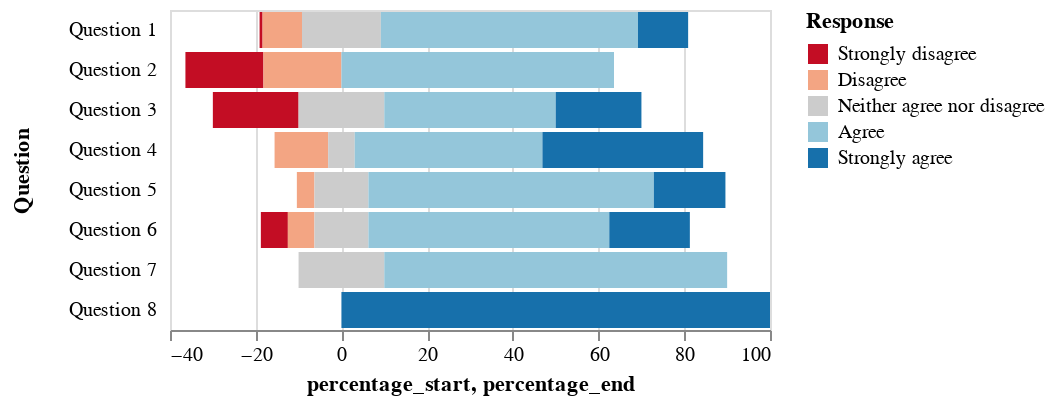

Notebook source saved alongside this figure:
### Code cell
import altair as alt

source = alt.pd.DataFrame([
      {
        "question": "Question 1",
        "type": "Strongly disagree",
        "value": 24,
        "percentage": 0.7,
        "percentage_start": -19.1,
        "percentage_end": -18.4
      },
      {
        "question": "Question 1",
        "type": "Disagree",
        "value": 294,
        "percentage": 9.1,
        "percentage_start": -18.4,
        "percentage_end": -9.2
      },
      {
        "question": "Question 1",
        "type": "Neither agree nor disagree",
        "value": 594,
        "percentage": 18.5,
        "percentage_start": -9.2,
        "percentage_end": 9.2
      },
      {
        "question": "Question 1",
        "type": "Agree",
        "value": 1927,
        "percentage": 59.9,
        "percentage_start": 9.2,
        "percentage_end": 69.2
      },
      {
        "question": "Question 1",
        "type": "Strongly agree",
        "value": 376,
        "percentage": 11.7,
        "percentage_start": 69.2,
        "percentage_end": 80.9
      },

      {
        "question": "Question 2",
        "type": "Strongly disagree",
        "value": 2,
        "percentage": 18.2,
        "percentage_start": -36.4,
        "percentage_end": -18.2
      },
      {
        "question": "Question 2",
        "type": "Disagree",
        "value": 2,
        "percentage": 18.2,
        "percentage_start": -18.2,
        "percentage_end": 0
      },
      {
        "question": "Question 2",
        "type": "Neither agree nor disagree",
        "value": 0,
        "percentage": 0,
        "percentage_start": 0,
        "percentage_end": 0
      },
      {
        "question": "Question 2",
        "type": "Agree",
        "value": 7,
        "percentage": 63.6,
        "percentage_start": 0,
        "percentage_end": 63.6
      },
      {
        "question": "Question 2",
        "type": "Strongly agree",
        "value": 11,
        "percentage": 0,
        "percentage_start": 63.6,
        "percentage_end": 63.6
      },

      {
        "question": "Question 3",
        "type": "Strongly disagree",
        "value": 2,
        "percentage": 20,
        "percentage_start": -30,
        "percentage_end": -10
      },
      {
        "question": "Question 3",
        "type": "Disagree",
        "value": 0,
        "percentage": 0,
        "percentage_start": -10,
        "percentage_end": -10
      },
      {
        "question": "Question 3",
        "type": "Neither agree nor disagree",
        "value": 2,
        "percentage": 20,
        "percentage_start": -10,
        "percentage_end": 10
      },
      {
        "question": "Question 3",
        "type": "Agree",
        "value": 4,
        "percentage": 40,
        "percentage_start": 10,
        "percentage_end": 50
      },
      {
        "question": "Question 3",
        "type": "Strongly agree",
        "value": 2,
        "percentage": 20,
        "percentage_start": 50,
        "percentage_end": 70
      },

      {
        "question": "Question 4",
        "type": "Strongly disagree",
        "value": 0,
        "percentage": 0,
        "percentage_start": -15.6,
        "percentage_end": -15.6
      },
      {
        "question": "Question 4",
        "type": "Disagree",
        "value": 2,
        "percentage": 12.5,
        "percentage_start": -15.6,
        "percentage_end": -3.1
      },
      {
        "question": "Question 4",
        "type": "Neither agree nor disagree",
        "value": 1,
        "percentage": 6.3,
        "percentage_start": -3.1,
        "percentage_end": 3.1
      },
      {
        "question": "Question 4",
        "type": "Agree",
        "value": 7,
        "percentage": 43.8,
        "percentage_start": 3.1,
        "percentage_end": 46.9
      },
      {
        "question": "Question 4",
        "type": "Strongly agree",
        "value": 6,
        "percentage": 37.5,
        "percentage_start": 46.9,
        "percentage_end": 84.4
      },

      {
        "question": "Question 5",
        "type": "Strongly disagree",
        "value": 0,
        "percentage": 0,
        "percentage_start": -10.4,
        "percentage_end": -10.4
      },
      {
        "question": "Question 5",
        "type": "Disagree",
        "value": 1,
        "percentage": 4.2,
        "percentage_start": -10.4,
        "percentage_end": -6.3
      },
      {
        "question": "Question 5",
        "type": "Neither agree nor disagree",
        "value": 3,
        "percentage": 12.5,
        "percentage_start": -6.3,
        "percentage_end": 6.3
      },
      {
        "question": "Question 5",
        "type": "Agree",
        "value": 16,
        "percentage": 66.7,
        "percentage_start": 6.3,
        "percentage_end": 72.9
      },
      {
        "question": "Question 5",
        "type": "Strongly agree",
        "value": 4,
        "percentage": 16.7,
        "percentage_start": 72.9,
        "percentage_end": 89.6
      },

      {
        "question": "Question 6",
        "type": "Strongly disagree",
        "value": 1,
        "percentage": 6.3,
        "percentage_start": -18.8,
        "percentage_end": -12.5
      },
      {
        "question": "Question 6",
        "type": "Disagree",
        "value": 1,
        "percentage": 6.3,
        "percentage_start": -12.5,
        "percentage_end": -6.3
      },
      {
        "question": "Question 6",
        "type": "Neither agree nor disagree",
        "value": 2,
        "percentage": 12.5,
        "percentage_start": -6.3,
        "percentage_end": 6.3
      },
      {
        "question": "Question 6",
        "type": "Agree",
        "value": 9,
        "percentage": 56.3,
        "percentage_start": 6.3,
        "percentage_end": 62.5
      },
      {
        "question": "Question 6",
        "type": "Strongly agree",
        "value": 3,
        "percentage": 18.8,
        "percentage_start": 62.5,
        "percentage_end": 81.3
      },

      {
        "question": "Question 7",
        "type": "Strongly disagree",
        "value": 0,
        "percentage": 0,
        "percentage_start": -10,
        "percentage_end": -10
      },
      {
        "question": "Question 7",
        "type": "Disagree",
        "value": 0,
        "percentage": 0,
        "percentage_start": -10,
        "percentage_end": -10
      },
      {
        "question": "Question 7",
        "type": "Neither agree nor disagree",
        "value": 1,
        "percentage": 20,
        "percentage_start": -10,
        "percentage_end": 10
      },
      {
        "question": "Question 7",
        "type": "Agree",
        "value": 4,
        "percentage": 80,
        "percentage_start": 10,
        "percentage_end": 90
      },
      {
        "question": "Question 7",
        "type": "Strongly agree",
        "value": 0,
        "percentage": 0,
        "percentage_start": 90,
        "percentage_end": 90
      },

      {
        "question": "Question 8",
        "type": "Strongly disagree",
        "value": 0,
        "percentage": 0,
        "percentage_start": 0,
        "percentage_end": 0
      },
      {
        "question": "Question 8",
        "type": "Disagree",
        "value": 0,
        "percentage": 0,
        "percentage_start": 0,
        "percentage_end": 0
      },
      {
        "question": "Question 8",
        "type": "Neither agree nor disagree",
        "value": 0,
        "percentage": 0,
        "percentage_start": 0,
        "percentage_end": 0
      },
      {
        "question": "Question 8",
        "type": "Agree",
        "value": 0,
        "percentage": 0,
        "percentage_start": 0,
        "percentage_end": 0
      },
      {
        "question": "Question 8",
        "type": "Strongly agree",
        "value": 2,
        "percentage": 100,
        "percentage_start": 0,
        "percentage_end": 100
      }
])

color_scale = alt.Scale(
    domain=[
        "Strongly disagree",
        "Disagree",
        "Neither agree nor disagree",
        "Agree",
        "Strongly agree"
    ],
    range=["#c30d24", "#f3a583", "#cccccc", "#94c6da", "#1770ab"]
)

y_axis = alt.Axis(
    title='Question',
    offset=5,
    ticks=False,
    minExtent=60,
    domain=False
)

alt.Chart(source).mark_bar().encode(
    x='percentage_start:Q',
    x2='percentage_end:Q',
    y=alt.Y('question:N').axis(y_axis),
    color=alt.Color('type:N').title('Response').scale(color_scale),
)

### Figure 1 — Vega-Lite specification as saved in the notebook (floating-point values rounded to 4 significant figures)
{"config": {"view": {"continuousWidth": 300, "continuousHeight": 300}}, "data": {"name": "data-1dc8f18481c6cfda6c4d71fbf4066a53"}, "mark": {"type": "bar"}, "encoding": {"color": {"field": "type", "scale": {"domain": ["Strongly disagree", "Disagree", "Neither agree nor disagree", "Agree", "Strongly agree"], "range": ["#c30d24", "#f3a583", "#cccccc", "#94c6da", "#1770ab"]}, "title": "Response", "type": "nominal"}, "x": {"field": "percentage_start", "type": "quantitative"}, "x2": {"field": "percentage_end"}, "y": {"axis": {"domain": false, "minExtent": 60, "offset": 5, "ticks": false, "title": "Question"}, "field": "question", "type": "nominal"}}, "$schema": "https://vega.github.io/schema/vega-lite/v5.8.0.json", "datasets": {"data-1dc8f18481c6cfda6c4d71fbf4066a53": [{"question": "Question 1", "type": "Strongly disagree", "value": 24, "percentage": 0.7, "percentage_start": -19.1, "percentage_end": -18.4}, {"question": "Question 1", "type": "Disagree", "value": 294, "percentage": 9.1, "percentage_start": -18.4, "percentage_end": -9.2}, {"question": "Question 1", "type": "Neither agree nor disagree", "value": 594, "percentage": 18.5, "percentage_start": -9.2, "percentage_end": 9.2}, {"question": "Question 1", "type": "Agree", "value": 1927, "percentage": 59.9, "percentage_start": 9.2, "percentage_end": 69.2}, {"question": "Question 1", "type": "Strongly agree", "value": 376, "percentage": 11.7, "percentage_start": 69.2, "percentage_end": 80.9}, {"question": "Question 2", "type": "Strongly disagree", "value": 2, "percentage": 18.2, "percentage_start": -36.4, "percentage_end": -18.2}, {"question": "Question 2", "type": "Disagree", "value": 2, "percentage": 18.2, "percentage_start": -18.2, "percentage_end": 0.0}, {"question": "Question 2", "type": "Neither agree nor disagree", "value": 0, "percentage": 0.0, "percentage_start": 0.0, "percentage_end": 0.0}, {"question": "Question 2", "type": "Agree", "value": 7, "percentage": 63.6, "percentage_start": 0.0, "percentage_end": 63.6}, {"question": "Question 2", "type": "Strongly agree", "value": 11, "percentage": 0.0, "percentage_start": 63.6, "percentage_end": 63.6}, {"question": "Question 3", "type": "Strongly disagree", "value": 2, "percentage": 20.0, "percentage_start": -30.0, "percentage_end": -10.0}, {"question": "Question 3", "type": "Disagree", "value": 0, "percentage": 0.0, "percentage_start": -10.0, "percentage_end": -10.0}, {"question": "Question 3", "type": "Neither agree nor disagree", "value": 2, "percentage": 20.0, "percentage_start": -10.0, "percentage_end": 10.0}, {"question": "Question 3", "type": "Agree", "value": 4, "percentage": 40.0, "percentage_start": 10.0, "percentage_end": 50.0}, {"question": "Question 3", "type": "Strongly agree", "value": 2, "percentage": 20.0, "percentage_start": 50.0, "percentage_end": 70.0}, {"question": "Question 4", "type": "Strongly disagree", "value": 0, "percentage": 0.0, "percentage_start": -15.6, "percentage_end": -15.6}, {"question": "Question 4", "type": "Disagree", "value": 2, "percentage": 12.5, "percentage_start": -15.6, "percentage_end": -3.1}, {"question": "Question 4", "type": "Neither agree nor disagree", "value": 1, "percentage": 6.3, "percentage_start": -3.1, "percentage_end": 3.1}, {"question": "Question 4", "type": "Agree", "value": 7, "percentage": 43.8, "percentage_start": 3.1, "percentage_end": 46.9}, {"question": "Question 4", "type": "Strongly agree", "value": 6, "percentage": 37.5, "percentage_start": 46.9, "percentage_end": 84.4}, {"question": "Question 5", "type": "Strongly disagree", "value": 0, "percentage": 0.0, "percentage_start": -10.4, "percentage_end": -10.4}, {"question": "Question 5", "type": "Disagree", "value": 1, "percentage": 4.2, "percentage_start": -10.4, "percentage_end": -6.3}, {"question": "Question 5", "type": "Neither agree nor disagree", "value": 3, "percentage": 12.5, "percentage_start": -6.3, "percentage_end": 6.3}, {"question": "Question 5", "type": "Agree", "value": 16, "percentage": 66.7, "percentage_start": 6.3, "percentage_end": 72.9}, {"question": "Question 5", "type": "Strongly agree", "value": 4, "percentage": 16.7, "percentage_start": 72.9, "percentage_end": 89.6}, {"question": "Question 6", "type": "Strongly disagree", "value": 1, "percentage": 6.3, "percentage_start": -18.8, "percentage_end": -12.5}, {"question": "Question 6", "type": "Disagree", "value": 1, "percentage": 6.3, "percentage_start": -12.5, "percentage_end": -6.3}, {"question": "Question 6", "type": "Neither agree nor disagree", "value": 2, "percentage": 12.5, "percentage_start": -6.3, "percentage_end": 6.3}, {"question": "Question 6", "type": "Agree", "value": 9, "percentage": 56.3, "percentage_start": 6.3, "percentage_end": 62.5}, {"question": "Question 6", "type": "Strongly agree", "value": 3, "percentage": 18.8, "percentage_start": 62.5, "percentage_end": 81.3}, {"question": "Question 7", "type": "Strongly disagree", "value": 0, "percentage": 0.0, "percentage_start": -10.0, "percentage_end": -10.0}, {"question": "Question 7", "type": "Disagree", "value": 0, "percentage": 0.0, "percentage_start": -10.0, "percentage_end": -10.0}, {"question": "Question 7", "type": "Neither agree nor disagree", "value": 1, "percentage": 20.0, "percentage_start": -10.0, "percentage_end": 10.0}, {"question": "Question 7", "type": "Agree", "value": 4, "percentage": 80.0, "percentage_start": 10.0, "percentage_end": 90.0}, {"question": "Question 7", "type": "Strongly agree", "value": 0, "percentage": 0.0, "percentage_start": 90.0, "percentage_end": 90.0}, {"question": "Question 8", "type": "Strongly disagree", "value": 0, "percentage": 0.0, "percentage_start": 0.0, "percentage_end": 0.0}, {"question": "Question 8", "type": "Disagree", "value": 0, "percentage": 0.0, "percentage_start": 0.0, "percentage_end": 0.0}, {"question": "Question 8", "type": "Neither agree nor disagree", "value": 0, "percentage": 0.0, "percentage_start": 0.0, "percentage_end": 0.0}, {"question": "Question 8", "type": "Agree", "value": 0, "percentage": 0.0, "percentage_start": 0.0, "percentage_end": 0.0}, {"question": "Question 8", "type": "Strongly agree", "value": 2, "percentage": 100.0, "percentage_start": 0.0, "percentage_end": 100.0}]}}
